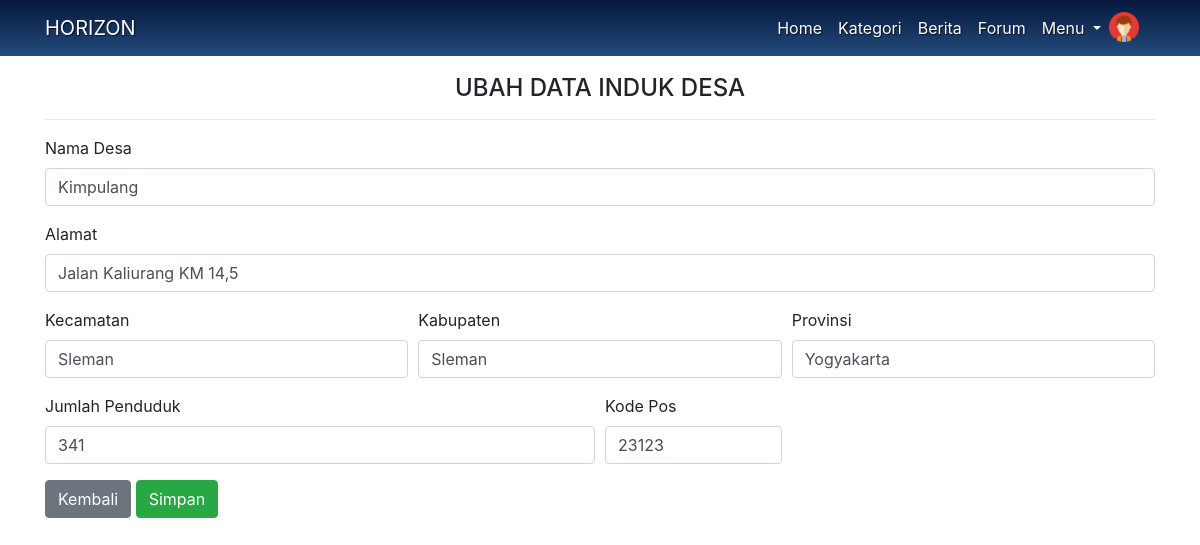
Screenshot of /controller/edit_data/7 with the database file from the repository.
### tables this page shows
CREATE TABLE `m_data_destana` (
  `id_destana` int(11) NOT NULL,
  `nama_destana` varchar(100) NOT NULL,
  `nama_kepala_destana` varchar(100) NOT NULL,
  `jenis_destana` varchar(100) NOT NULL,
  `jumlah_penduduk` int(11) NOT NULL,
  `alamat` varchar(200) NOT NULL,
  `provinsi` varchar(50) NOT NULL,
  `kabupaten` varchar(50) NOT NULL,
  `kecamatan` varchar(50) NOT NULL,
  `kelurahan` varchar(50) NOT NULL,
  `kode_pos` int(15) NOT NULL
);

### application/controllers/controller.php (called while the page is built, shortened)
<?php
class controller extends CI_Controller {
	function __construct() {
		$this->load->library(array('form_validation'));
		$this->load->helper(array('form', 'url'));
		$this->load->model('M_model');
	}
		public function edit_data($id_destana){
			$destana = $this->M_model->GetDesa(" where id_destana = '$id_destana'");
			$data = array(
				"nama_destana" => $destana[0]['nama_destana'],
				"jumlah_penduduk" => $destana[0]['jumlah_penduduk'],
				"kecamatan" => $destana[0]['kecamatan'],
				"kabupaten" => $destana[0]['kabupaten'],
				"provinsi" => $destana[0]['provinsi'],
				"alamat" => $destana[0]['alamat'],
				"kode_pos" => $destana[0]['kode_pos']
			);
			$this->load->view('ubahdesa', $data);
		}
}

### index.php (called while the page is built, shortened)
<?php
require_once BASEPATH.'core/CodeIgniter.php';

### application/models/M_model.php (called while the page is built, shortened)
<?php
class M_model extends CI_Model{
    public function GetDesa($where=""){
        $desa = $this->db->query('SELECT * FROM m_data_destana'.$where);
        return $desa->result_array();
    }
  }
  ?>

### application/views/ubahdesa.php (the view, shortened to what this page needs)
<?php require 'f_header.php'; ?>
    <form method="POST" action="<?php echo base_url()."controller/do_update"; ?>" class="container" style="padding-top:50px">
    <h4 class="mt-4 text-center">UBAH DATA INDUK DESA</h4><hr>
    <div class="form-row mt-3">
        <div class="col">
        <label for="namaDesa">Nama Desa</label>
        <input type="text" class="form-control" name="nama_destana" value="<?= $nama_destana; ?>">
        </div>
    </div>
    <div class="form-group mt-3">
        <label for="inputAlamat">Alamat</label>
        <input type="text" class="form-control" id="inputAlamat" name="alamat" value="<?= $alamat; ?>">
    </div>
    <div class="form-row mt-3">
        <div class="form-group col-md-4">
        <label for="kecamatan">Kecamatan</label>
        <input type="text" class="form-control" id="kecamatan" name="kecamatan" value="<?= $kecamatan; ?>">
        </div>
        <div class="form-group col-md-4">
        <label for="kabupaten">Kabupaten</label>
        <input type="text" class="form-control" id="kabupaten" name="kabupaten" value="<?= $kabupaten; ?>">
        </div>
        <div class="form-group col-md-4">
        <label for="provinsi">Provinsi</label>
        <input type="text" class="form-control" id="provinsi" name="provinsi" value="<?= $provinsi; ?>">
        </div>
    </div>
    <div class="form-row">
        <div class="form-group col-md-6">
        <label for="inputWarga">Jumlah Penduduk</label>
        <input type="text" class="form-control" id="inputWarga" name="jumlah_penduduk" value="<?= $jumlah_penduduk; ?>">
        </div>
        <div class="form-group col-md-2">
        <label for="inputKode">Kode Pos</label>
        <input type="text" class="form-control" id="inputKode" name="kode_pos" value="<?= $kode_pos; ?>">
        </div>
    </div>
    <a href="<?= base_url()."controller/desa"?>" class="btn btn-secondary">Kembali</a>
    <button type="submit" class="btn btn-success">Simpan</button>
    </form>
<?php require 'footer.php'; ?>

### assets/style/header.css (style rules this page uses)
html, body, #map-canvas { height: 100%; margin: 0; padding: 0; }

### rows the page displays
m_data_destana: nama_destana "Kimpulang", alamat "Jalan Kaliurang KM 14,5", kecamatan "Sleman", kabupaten "Sleman", provinsi "Yogyakarta", jumlah_penduduk "341", kode_pos "23123"
